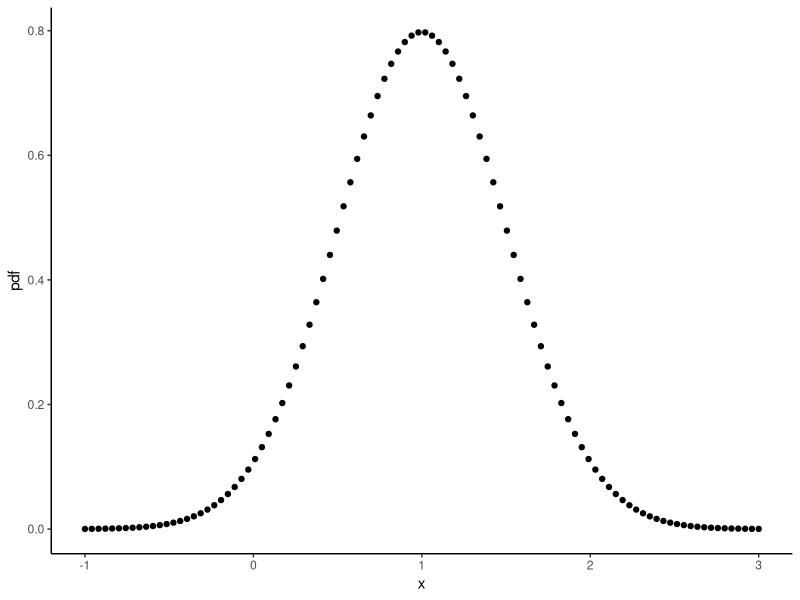
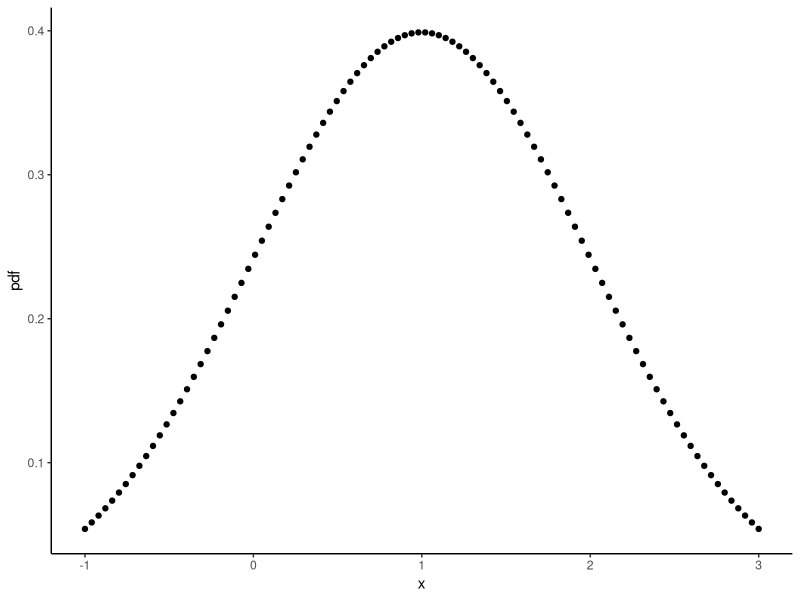

The R script that drew these images, in order:
library(tidyverse)

# 1. define the possible outcomes 
# binomal(1, 0.5) 

normal_pdf <- tibble(x = seq(-1,3, length.out = 100))


# 2. Choose our parameters 
mu <-   1  #mean 
sigma <- 0.5  #standard deviation 

# 3, Calc PMF/PDF 
# added a column to the tibble 
normal_pdf <- mutate(normal_pdf, 
                     pdf = dnorm(x, mean = mu, sd = sigma))


ggplot(normal_pdf, aes(x, pdf)) + 
  geom_point(linewidth = 2) + 
  theme_classic()



normal_pdf <- tibble(x = seq(-1,3, length.out = 100))


# 2. Choose our parameters 
mu <-   1  #mean 
sigma <- 1  #standard deviation 

# 3, Calc PMF/PDF 
# added a column to the tibble 
normal_pdf <- mutate(normal_pdf, 
                     pdf = dnorm(x, mean = mu, sd = sigma))


ggplot(normal_pdf, aes(x, pdf)) + 
  geom_point(linewidth = 2) + 
  theme_classic()